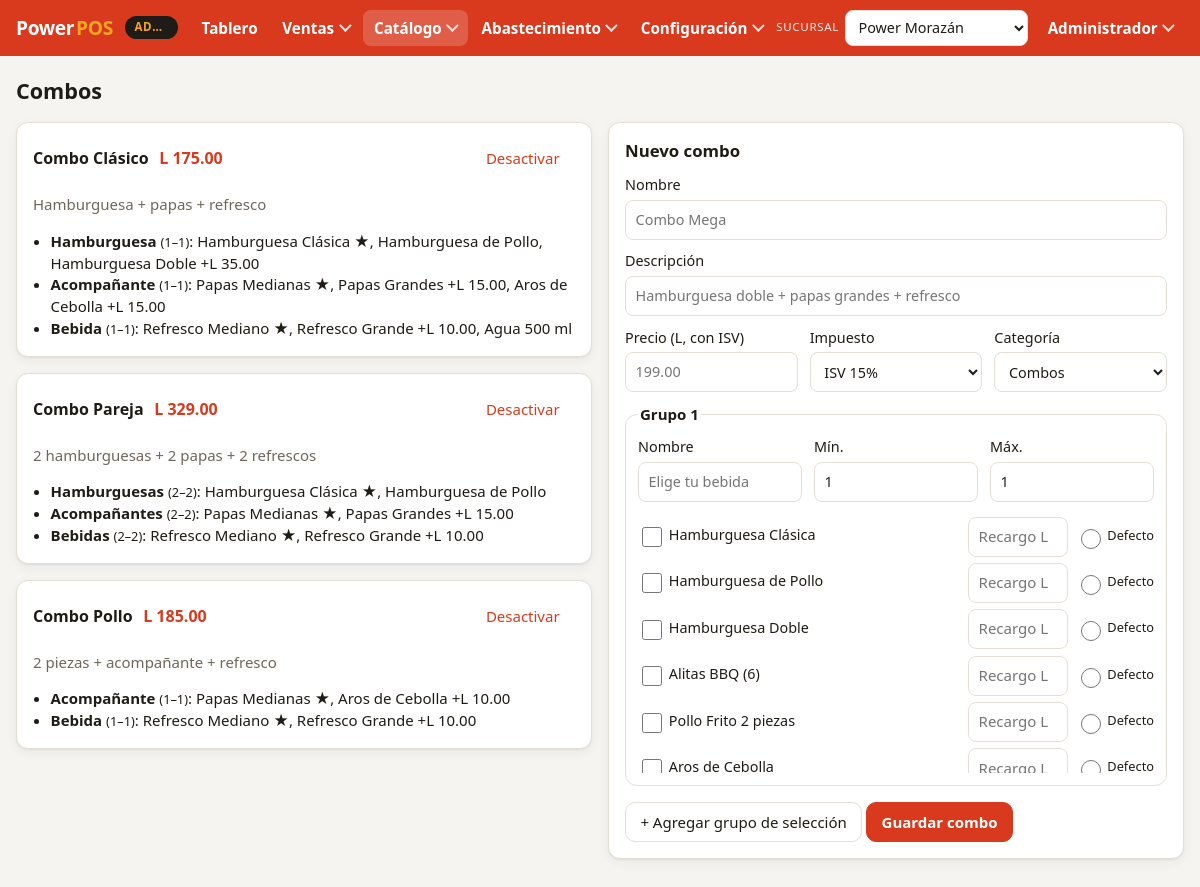
/index.php?p=combos (signed in), run on the app's committed database.
### tables this page shows
CREATE TABLE usuarios (
  id             INT UNSIGNED AUTO_INCREMENT PRIMARY KEY,
  tienda_id      INT UNSIGNED NULL COMMENT 'NULL = acceso a todas las tiendas',
  nombre         VARCHAR(100) NOT NULL,
  email          VARCHAR(120) NOT NULL UNIQUE,
  password_hash  VARCHAR(255) NOT NULL,
  rol            ENUM('ADMIN','GERENTE','CAJERO') NOT NULL DEFAULT 'CAJERO',
  activo         TINYINT(1) NOT NULL DEFAULT 1,
  FOREIGN KEY (tienda_id) REFERENCES tiendas(id)
);

CREATE TABLE combos (
  id               INT UNSIGNED AUTO_INCREMENT PRIMARY KEY,
  categoria_id     INT UNSIGNED NOT NULL,
  nombre           VARCHAR(120) NOT NULL,
  descripcion      VARCHAR(255),
  precio_centavos  INT UNSIGNED NOT NULL COMMENT 'Precio CON ISV',
  tipo_impuesto    ENUM('G15','G18','EXE') NOT NULL DEFAULT 'G15',
  activo           TINYINT(1) NOT NULL DEFAULT 1,
  FOREIGN KEY (categoria_id) REFERENCES categorias(id)
);

CREATE TABLE combo_grupos (
  id        INT UNSIGNED AUTO_INCREMENT PRIMARY KEY,
  combo_id  INT UNSIGNED NOT NULL,
  nombre    VARCHAR(80)  NOT NULL,
  min_sel   TINYINT UNSIGNED NOT NULL DEFAULT 1,
  max_sel   TINYINT UNSIGNED NOT NULL DEFAULT 1,
  orden     SMALLINT NOT NULL DEFAULT 0,
  FOREIGN KEY (combo_id) REFERENCES combos(id) ON DELETE CASCADE
);

CREATE TABLE productos (
  id               INT UNSIGNED AUTO_INCREMENT PRIMARY KEY,
  categoria_id     INT UNSIGNED NOT NULL,
  sku              VARCHAR(30)  NOT NULL UNIQUE,
  nombre           VARCHAR(120) NOT NULL,
  precio_centavos  INT UNSIGNED NOT NULL COMMENT 'Precio de venta CON ISV',
  tipo_impuesto    ENUM('G15','G18','EXE') NOT NULL DEFAULT 'G15'
                   COMMENT 'G15 = ISV 15%, G18 = ISV 18% (bebidas alcohólicas), EXE = exento',
  vendible_solo    TINYINT(1) NOT NULL DEFAULT 1 COMMENT '0 = solo como opción de combo',
  controla_stock   TINYINT(1) NOT NULL DEFAULT 1,
  activo           TINYINT(1) NOT NULL DEFAULT 1,
  FOREIGN KEY (categoria_id) REFERENCES categorias(id)
);

CREATE TABLE combo_opciones (
  id                INT UNSIGNED AUTO_INCREMENT PRIMARY KEY,
  grupo_id          INT UNSIGNED NOT NULL,
  producto_id       INT UNSIGNED NOT NULL,
  recargo_centavos  INT UNSIGNED NOT NULL DEFAULT 0 COMMENT 'Ej. agrandar papas +L 15',
  por_defecto       TINYINT(1) NOT NULL DEFAULT 0,
  FOREIGN KEY (grupo_id)    REFERENCES combo_grupos(id) ON DELETE CASCADE,
  FOREIGN KEY (producto_id) REFERENCES productos(id)
);

### public/index.php (called while the page is built, shortened)
<?php
require dirname(__DIR__) . '/src/bootstrap.php';
function e(mixed $v): string
{
    return htmlspecialchars((string) $v, ENT_QUOTES, 'UTF-8');
}
function lps(int|string|null $centavos): string
{
    return App\Support\Money::fmt((int) $centavos);
}
$p = (string) ($_GET['p'] ?? '');
$vistas = dirname(__DIR__) . '/views/';
$usuario = Auth::requerir();
require $vistas . Menu::RUTAS[$p][0] . '.php';

### src/Support/Auth.php (called while the page is built, shortened)
<?php
final class Auth
{
    public static function usuario(): ?array
    {
        return $_SESSION['usuario'] ?? null;
    }
    public static function tiendaId(): int
    {
        return (int) ($_SESSION['tienda_id'] ?? 0);
    }
    public static function refrescar(): ?array
    {
        $u = self::usuario();
        $db = Database::pdo();
        $st = $db->prepare(
            'SELECT u.nombre, u.rol, u.tienda_id, u.activo, t.activa AS tienda_activa
             FROM usuarios u LEFT JOIN tiendas t ON t.id = u.tienda_id WHERE u.id = ?'
        );
        $st->execute([$u['id']]);
        $f = $st->fetch();
        $u = ['id' => (int) $u['id'], 'nombre' => $f['nombre'], 'rol' => $f['rol'],
            'tienda_id' => $f['tienda_id'] !== null ? (int) $f['tienda_id'] : null];
        return $u;
    }
    public static function requerir(): array
    {
        $u = self::refrescar();
        return $u;
    }
}

### src/Support/Menu.php (called while the page is built, shortened)
<?php
final class Menu
{
    public static function esDeTienda(array $usuario): bool
    {
        return $usuario['tienda_id'] !== null;
    }
    public static function inicio(array $usuario): string
    {
        return self::esDeTienda($usuario) ? 'pos' : 'erp';
    }
    public static function puede(array $usuario, string $pagina): bool
    {
        $r = self::RUTAS[$pagina] ?? null;
        return $r !== null && in_array($usuario['rol'], $r[1], true) && (!$r[2] || !self::esDeTienda($usuario));
    }
    public static function para(array $usuario): array
    {
        $menu = self::esDeTienda($usuario) ? self::tienda() : self::administrativo();
        $visible = [];
        foreach ($menu as $item) {
            if (isset($item['hijos'])) {
                $item['hijos'] = array_values(array_filter($item['hijos'], fn ($h) => self::puede($usuario, self::pagina($h['p']))));
                if ($item['hijos']) {
                    $visible[] = $item;
                }
            } elseif (self::puede($usuario, self::pagina($item['p']))) {
                $visible[] = $item;
            }
        }
        return $visible;
    }
    public static function pagina(string $p): string
    {
        return explode('&', $p, 2)[0];
    }
    private static function administrativo(): array
    {
        $config = [['texto' => 'Resumen', 'p' => 'configuracion', 'nota' => 'Estado de toda la configuración']];
        foreach (self::CONFIGURACION as $clave => [$titulo, $nota]) {
            $config[] = ['texto' => $titulo, 'p' => 'configuracion&s=' . $clave, 'nota' => $nota];
        }
        return [
            ['texto' => 'Tablero', 'p' => 'erp'],
            ['texto' => 'Ventas', 'hijos' => [
                ['texto' => 'Facturas', 'p' => 'facturas', 'nota' => 'Consulta y reimpresión, todas las sucursales'],
                ['texto' => 'Turnos de caja', 'p' => 'caja', 'nota' => 'Aperturas, cierres y arqueos'],
                ['texto' => 'Vender', 'p' => 'pos', 'nota' => 'Caja en la sucursal seleccionada'],
            ]],
            ['texto' => 'Catálogo', 'hijos' => [
                ['texto' => 'Productos', 'p' => 'productos', 'nota' => 'Alta, precios y carga masiva'],
                ['texto' => 'Combos', 'p' => 'combos', 'nota' => 'Grupos de selección y recargos'],
                ['texto' => 'Promociones', 'p' => 'promociones', 'nota' => 'Mix & match por día, hora y sucursal'],
            ]],
            ['texto' => 'Abastecimiento', 'hijos' => [
                ['texto' => 'Compras', 'p' => 'compras', 'nota' => 'Facturas de proveedor'],
                ['texto' => 'Inventario', 'p' => 'inventario', 'nota' => 'Existencias, ajustes, traslados y kárdex'],
            ]],
            ['texto' => 'Configuración', 'hijos' => $config],
        ];
    }
}

### src/bootstrap.php (called while the page is built, shortened)
<?php
spl_autoload_register(function (string $clase): void {
    if (str_starts_with($clase, 'App\\')) {
        $ruta = __DIR__ . '/' . str_replace('\\', '/', substr($clase, 4)) . '.php';
    }
});

### src/Catalogo/CatalogoRepository.php (called while the page is built, shortened)
<?php
final class CatalogoRepository
{
    public function productos(int $tiendaId, bool $soloVendibles = true): array
    {
        $st = $this->db->prepare(
            'SELECT p.id, p.categoria_id, c.nombre AS categoria, p.sku, p.nombre, p.tipo_impuesto,
                    COALESCE(pt.precio_centavos, p.precio_centavos) AS precio
             FROM productos p
             JOIN categorias c ON c.id = p.categoria_id
             LEFT JOIN precios_tienda pt ON pt.producto_id = p.id AND pt.tienda_id = ?
             WHERE p.activo = 1' . ($soloVendibles ? ' AND p.vendible_solo = 1' : '') . '
             ORDER BY c.orden, p.nombre'
        );
        $st->execute([$tiendaId]);
        return array_map(fn ($r) => ['precio' => (int) $r['precio']] + $r, $st->fetchAll());
    }
    public function combos(bool $soloActivos = true): array
    {
        $combos = $this->db->query(
            'SELECT id, categoria_id, nombre, descripcion, precio_centavos AS precio, tipo_impuesto, activo
             FROM combos' . ($soloActivos ? ' WHERE activo = 1' : '') . ' ORDER BY nombre'
        )->fetchAll(PDO::FETCH_UNIQUE);
        $grupos = $this->db->query('SELECT * FROM combo_grupos ORDER BY orden')->fetchAll();
        $opciones = $this->db->query(
            'SELECT o.*, p.nombre FROM combo_opciones o JOIN productos p ON p.id = o.producto_id ORDER BY o.id'
        )->fetchAll();
        $porGrupo = [];
        foreach ($opciones as $o) {
            $porGrupo[$o['grupo_id']][] = [
                'producto_id' => (int) $o['producto_id'], 'nombre' => $o['nombre'],
                'recargo' => (int) $o['recargo_centavos'], 'por_defecto' => (bool) $o['por_defecto'],
            ];
        }
        foreach ($grupos as $g) {
            if (isset($combos[$g['combo_id']])) {
                $combos[$g['combo_id']]['grupos'][] = [
                    'id' => (int) $g['id'], 'nombre' => $g['nombre'],
                    'min' => (int) $g['min_sel'], 'max' => (int) $g['max_sel'],
                    'opciones' => $porGrupo[$g['id']] ?? [],
                ];
            }
        }
        return array_values($combos);
    }
}

### src/Support/Money.php (called while the page is built, shortened)
<?php
final class Money
{
    public static function fmt(int $centavos): string
    {
        return 'L ' . number_format($centavos / 100, 2, '.', ',');
    }
}

### views/combos.php (the view, shortened to what this page needs)
<?php
$repo = new CatalogoRepository($db);
$combos = $repo->combos(false);
$productos = $repo->productos(Auth::tiendaId(), false);
$categorias = $db->query('SELECT * FROM categorias ORDER BY orden')->fetchAll();
require __DIR__ . '/_layout.php';
layout_inicio('Combos', 'combos', $db);
?>
<h1>Combos</h1>
<div class="columnas">
  <section>
    <?php foreach ($combos as $c): ?>
      <article class="tarjeta <?= $c['activo'] ? '' : 'inactivo' ?>">
        <header class="fila-entre">
          <h3><?= e($c['nombre']) ?> <span class="precio"><?= lps($c['precio']) ?></span></h3>
          <form method="post">
            <button class="btn texto" name="alternar" value="<?= $c['id'] ?>"><?= $c['activo'] ? 'Desactivar' : 'Activar' ?></button>
          </form>
        </header>
        <p class="tenue"><?= e($c['descripcion']) ?></p>
        <ul class="grupos">
          <?php foreach ($c['grupos'] as $g): ?>
            <li><b><?= e($g['nombre']) ?></b> <small>(<?= $g['min'] ?>–<?= $g['max'] ?>)</small>:
              <?= implode(', ', array_map(fn ($o) => e($o['nombre']) . ($o['recargo'] ? ' +' . lps($o['recargo']) : '') . ($o['por_defecto'] ? ' ★' : ''), $g['opciones'])) ?>
            </li>
          <?php endforeach; ?>
        </ul>
      </article>
    <?php endforeach; ?>
  </section>
  <section class="tarjeta">
    <h2>Nuevo combo</h2>
    <form method="post" id="form-nuevo-combo">
      <label>Nombre <input name="nombre" required placeholder="Combo Mega"></label>
      <label>Descripción <input name="descripcion" placeholder="Hamburguesa doble + papas grandes + refresco"></label>
      <div class="fila">
        <label>Precio (L, con ISV) <input name="precio" inputmode="decimal" required placeholder="199.00"></label>
        <label>Impuesto
          <select name="tipo_impuesto"><option value="G15">ISV 15%</option><option value="G18">ISV 18%</option><option value="EXE">Exento</option></select>
        </label>
        <label>Categoría
          <select name="categoria_id"><?php foreach ($categorias as $cat): ?><option value="<?= $cat['id'] ?>"><?= e($cat['nombre']) ?></option><?php endforeach; ?></select>
        </label>
      </div>
      <div id="grupos-nuevos"></div>
      <button type="button" class="btn" id="agregar-grupo">+ Agregar grupo de selección</button>
      <button class="btn primario">Guardar combo</button>
    </form>
    <template id="tpl-grupo">
      <fieldset class="grupo">
        <legend>Grupo <span class="n"></span></legend>
        <div class="fila">
          <label>Nombre <input data-campo="nombre" placeholder="Elige tu bebida"></label>
          <label>Mín. <input data-campo="min" type="number" min="0" value="1"></label>
          <label>Máx. <input data-campo="max" type="number" min="1" value="1"></label>
        </div>
        <div class="opciones-tabla">
          <?php foreach ($productos as $p): ?>
            <div class="opcion-fila">
              <label><input type="checkbox" data-op="<?= $p['id'] ?>" data-sub="on" value="1"> <?= e($p['nombre']) ?></label>
              <input data-op="<?= $p['id'] ?>" data-sub="recargo" inputmode="decimal" placeholder="Recargo L" aria-label="Recargo">
              <label class="chico"><input type="radio" data-def="<?= $p['id'] ?>"> Defecto</label>
            </div>
          <?php endforeach; ?>
        </div>
      </fieldset>
    </template>
  </section>
</div>
<?php layout_fin(); ?>

### views/_layout.php (shortened to what this page needs)
<?php
function layout_inicio(string $titulo, string $activo, PDO $db): void
{
    $u = Auth::usuario();
    $deTienda = Menu::esDeTienda($u);
    $tiendas = $db->query('SELECT id, nombre FROM tiendas WHERE activa = 1 ORDER BY codigo_establecimiento')->fetchAll();
    $tiendaActual = '';
    foreach ($tiendas as $t) {
        if ((int) $t['id'] === Auth::tiendaId()) {
            $tiendaActual = $t['nombre'];
        }
    }
    $menu = Menu::para($u);
    $es = fn (string $p) => $p === $activo;
    ?>
<!doctype html>
<html lang="es">
<head>
  <link rel="stylesheet" href="assets/app.css">
</head>
<body class="<?= $deTienda ? 'menu-tienda' : 'menu-admin' ?>">
<header class="barra">
  <a class="marca" href="index.php?p=<?= e(Menu::inicio($u)) ?>">Power<span>POS</span></a>
  <span class="contexto" title="<?= $deTienda ? 'Menú de tienda' : 'Menú administrativo' ?>"><?= $deTienda ? e($tiendaActual) : 'Administración' ?></span>
  <nav class="nav" id="nav" aria-label="<?= $deTienda ? 'Menú de tienda' : 'Menú administrativo' ?>">
    <?php foreach ($menu as $item): ?>
      <?php if (isset($item['hijos'])):
          $grupoActivo = (bool) array_filter($item['hijos'], fn ($h) => Menu::pagina($h['p']) === Menu::pagina($activo)); ?>
        <details class="grupo <?= $grupoActivo ? 'activo' : '' ?>">
          <summary><?= e($item['texto']) ?></summary>
        </details>
      <?php else: ?>
        <a href="index.php?p=<?= e($item['p']) ?>" class="<?= $es($item['p']) ? 'activo' : '' ?>"><?= e($item['texto']) ?></a>
      <?php endif; ?>
    <?php endforeach; ?>
    <div class="nav-fin">
      <?php if (!$deTienda): ?>
        <form method="post" action="index.php?p=tienda" class="selector-tienda">
          <label><span>Sucursal</span>
            <select name="tienda_id" onchange="this.form.submit()" id="selector-sucursal">
              <?php foreach ($tiendas as $t): ?>
                <option value="<?= $t['id'] ?>" <?= (int) $t['id'] === Auth::tiendaId() ? 'selected' : '' ?>><?= e($t['nombre']) ?></option>
              <?php endforeach; ?>
            </select>
          </label>
        </form>
      <?php endif; ?>
      <details class="grupo usuario">
        <summary><?= e($u['nombre']) ?></summary>
      </details>
    </div>
  </nav>
</header>
<main class="contenido">
<?php
}
function layout_fin(array $scripts = []): void
{
    ?>
</main>
</body>
</html>
<?php
}

### data on the page
usuarios: nombre "Administrador"
combos: nombre "Combo Clásico", precio_centavos "L 175.00", activo "Desactivar", descripcion "Hamburguesa + papas + refresco", nombre "Acompañante", min "1", max "1"
combo_grupos: nombre "Hamburguesa", min "1", max "1"
productos: nombre.por_defecto "Hamburguesa Clásica ★, Hamburguesa de Pollo, Hamburguesa Doble +L 35.00", nombre "Hamburguesa Doble"
productos: nombre.por_defecto "Papas Medianas ★, Papas Grandes +L 15.00, Aros de Cebolla +L 15.00", nombre.por_defecto "Papas Medianas ★, Aros de Cebolla +L 10.00", nombre "Aros de Cebolla"
combo_grupos: nombre "Bebida", min "1", max "1"
productos: nombre.por_defecto "Refresco Mediano ★, Refresco Grande +L 10.00, Agua 500 ml"
combos: nombre "Combo Pareja", precio_centavos "L 329.00", $c['id'] 3 (drawn), activo "Desactivar", descripcion "2 hamburguesas + 2 papas + 2 refrescos"
combo_grupos: nombre "Hamburguesas", min "2", max "2", opciones "Hamburguesa Clásica ★, Hamburguesa de Pollo"
combo_grupos: nombre "Acompañantes", min "2", max "2", opciones "Papas Medianas ★, Papas Grandes +L 15.00"
combo_grupos: nombre "Bebidas", min "2", max "2", opciones "Refresco Mediano ★, Refresco Grande +L 10.00"
combos: nombre "Combo Pollo", precio_centavos "L 185.00", $c['id'] 2 (drawn), activo "Desactivar", descripcion "2 piezas + acompañante + refresco"
combo_grupos: nombre "Acompañante", min "1", max "1"
combo_grupos: nombre "Bebida", min "1", max "1", opciones "Refresco Mediano ★, Refresco Grande +L 10.00"
productos: nombre "Hamburguesa Clásica"
productos: nombre "Hamburguesa de Pollo"
productos: nombre "Alitas BBQ (6)"
productos: nombre "Pollo Frito 2 piezas"

### other printed values
$item['texto'] "Tablero"
$item['texto'] "Ventas"
$item['texto'] "Catálogo"
$item['texto'] "Abastecimiento"
$item['texto'] "Configuración"
form field tienda_id "Power Morazán"
form field categoria_id "Combos"
